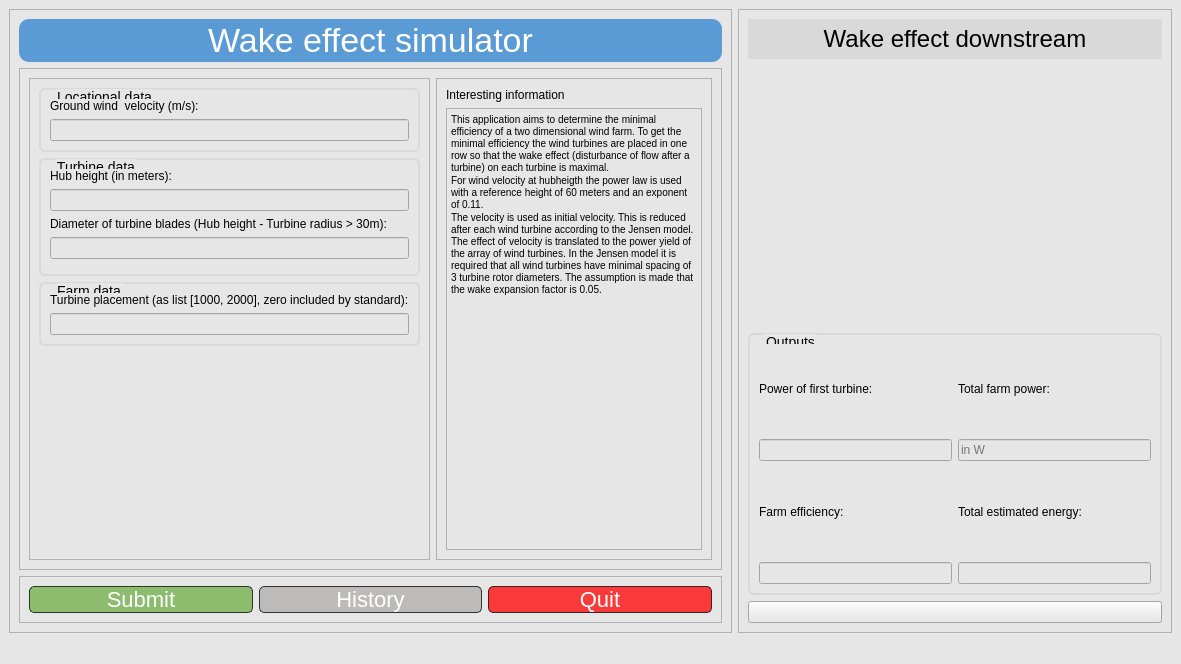
<?xml version="1.0" encoding="UTF-8"?>
<ui version="4.0">
 <class>MainWindow</class>
 <widget class="QMainWindow" name="MainWindow">
  <property name="geometry">
   <rect>
    <x>0</x>
    <y>0</y>
    <width>1181</width>
    <height>664</height>
   </rect>
  </property>
  <property name="windowTitle">
   <string>MainWindow</string>
  </property>
  <property name="styleSheet">
   <string notr="true">background-color: rgb(231, 230, 230);
border-color: rgb(0, 0, 0);</string>
  </property>
  <widget class="QWidget" name="centralwidget">
   <layout class="QHBoxLayout" name="horizontalLayout">
    <item>
     <widget class="QFrame" name="frame">
      <property name="styleSheet">
       <string notr="true">width: 50%;</string>
      </property>
      <property name="frameShape">
       <enum>QFrame::StyledPanel</enum>
      </property>
      <property name="frameShadow">
       <enum>QFrame::Raised</enum>
      </property>
      <layout class="QVBoxLayout" name="verticalLayout">
       <item>
        <widget class="QLabel" name="label">
         <property name="enabled">
          <bool>true</bool>
         </property>
         <property name="maximumSize">
          <size>
           <width>16777215</width>
           <height>60</height>
          </size>
         </property>
         <property name="font">
          <font>
           <family>Leelawadee UI</family>
           <pointsize>-1</pointsize>
           <weight>50</weight>
           <italic>false</italic>
           <bold>false</bold>
          </font>
         </property>
         <property name="cursor">
          <cursorShape>ArrowCursor</cursorShape>
         </property>
         <property name="styleSheet">
          <string notr="true">background-color: rgb(91, 155, 213);
color: rgb(255, 255, 255);
border-radius: 10px;
font: 34px;
padding: 2px;

</string>
         </property>
         <property name="text">
          <string>Wake effect simulator</string>
         </property>
         <property name="alignment">
          <set>Qt::AlignCenter</set>
         </property>
        </widget>
       </item>
       <item>
        <widget class="QFrame" name="frame_4">
         <property name="frameShape">
          <enum>QFrame::StyledPanel</enum>
         </property>
         <property name="frameShadow">
          <enum>QFrame::Raised</enum>
         </property>
         <layout class="QHBoxLayout" name="horizontalLayout_3">
          <item>
           <widget class="QFrame" name="frame_6">
            <property name="minimumSize">
             <size>
              <width>0</width>
              <height>0</height>
             </size>
            </property>
            <property name="maximumSize">
             <size>
              <width>16777215</width>
              <height>16777215</height>
             </size>
            </property>
            <property name="frameShape">
             <enum>QFrame::StyledPanel</enum>
            </property>
            <property name="frameShadow">
             <enum>QFrame::Raised</enum>
            </property>
            <layout class="QVBoxLayout" name="verticalLayout_2">
             <item>
              <widget class="QGroupBox" name="groupBox">
               <property name="styleSheet">
                <string notr="true">QGroupBox {
	border: 2px solid  rgb(217, 217, 217);
	border-radius: 6px;
	background: rgba(0, 0, 0, 0);
	margin: 0.5em;
	font: 14px Leelawadee UI;
}

QGroupBox::title {
	subcontrol-origin: margin;
	top: 1px;
    left: 16px;
	color: rgb(0, 0, 0);
}</string>
               </property>
               <property name="title">
                <string>Locational data</string>
               </property>
               <layout class="QVBoxLayout" name="verticalLayout_5">
                <item>
                 <widget class="QLabel" name="label_2">
                  <property name="maximumSize">
                   <size>
                    <width>16777215</width>
                    <height>20</height>
                   </size>
                  </property>
                  <property name="styleSheet">
                   <string notr="true">font: 12px Leelawadee UI;</string>
                  </property>
                  <property name="text">
                   <string>Ground wind  velocity (m/s):</string>
                  </property>
                 </widget>
                </item>
                <item>
                 <widget class="QLineEdit" name="wind_velocity"/>
                </item>
               </layout>
              </widget>
             </item>
             <item>
              <widget class="QGroupBox" name="groupBox_2">
               <property name="styleSheet">
                <string notr="true">QGroupBox {
	border: 2px solid  rgb(217, 217, 217);
	border-radius: 6px;
	background: rgba(0, 0, 0, 0);
	margin: 0.5em;
	font: 14px Leelawadee UI;
}

QGroupBox::title {
	subcontrol-origin: margin;
	top: 1px;
    left: 16px;
	color: rgb(0, 0, 0);
}</string>
               </property>
               <property name="title">
                <string>Turbine data</string>
               </property>
               <layout class="QVBoxLayout" name="verticalLayout_6">
                <item>
                 <widget class="QLabel" name="label_4">
                  <property name="styleSheet">
                   <string notr="true">font: 12px Leelawadee UI;
</string>
                  </property>
                  <property name="text">
                   <string>Hub height (in meters):</string>
                  </property>
                 </widget>
                </item>
                <item>
                 <widget class="QLineEdit" name="hub_height"/>
                </item>
                <item>
                 <widget class="QLabel" name="label_6">
                  <property name="styleSheet">
                   <string notr="true">font: 12px Leelawadee UI;</string>
                  </property>
                  <property name="text">
                   <string>Diameter of turbine blades (Hub height - Turbine radius &gt; 30m):</string>
                  </property>
                 </widget>
                </item>
                <item>
                 <widget class="QLineEdit" name="diameter">
                  <property name="enabled">
                   <bool>true</bool>
                  </property>
                 </widget>
                </item>
                <item>
                 <widget class="QSlider" name="horizontalSlider">
                  <property name="orientation">
                   <enum>Qt::Horizontal</enum>
                  </property>
                 </widget>
                </item>
               </layout>
              </widget>
             </item>
             <item>
              <widget class="QGroupBox" name="groupBox_3">
               <property name="styleSheet">
                <string notr="true">QGroupBox {
	border: 2px solid  rgb(217, 217, 217);
	border-radius: 6px;
	background: rgba(0, 0, 0, 0);
	margin: 0.5em;
	font: 14px Leelawadee UI;
}

QGroupBox::title {
	subcontrol-origin: margin;
	top: 1px;
    left: 16px;
	color: rgb(0, 0, 0);
}</string>
               </property>
               <property name="title">
                <string>Farm data</string>
               </property>
               <layout class="QVBoxLayout" name="verticalLayout_7">
                <item>
                 <widget class="QLabel" name="label_8">
                  <property name="styleSheet">
                   <string notr="true">font: 12px Leelawadee UI;</string>
                  </property>
                  <property name="text">
                   <string>Turbine placement (as list [1000, 2000], zero included by standard):</string>
                  </property>
                 </widget>
                </item>
                <item>
                 <widget class="QLineEdit" name="turbine_placement"/>
                </item>
               </layout>
              </widget>
             </item>
             <item>
              <spacer name="verticalSpacer">
               <property name="orientation">
                <enum>Qt::Vertical</enum>
               </property>
               <property name="sizeHint" stdset="0">
                <size>
                 <width>20</width>
                 <height>40</height>
                </size>
               </property>
              </spacer>
             </item>
            </layout>
           </widget>
          </item>
          <item>
           <widget class="QFrame" name="frame_7">
            <property name="frameShape">
             <enum>QFrame::StyledPanel</enum>
            </property>
            <property name="frameShadow">
             <enum>QFrame::Raised</enum>
            </property>
            <layout class="QVBoxLayout" name="verticalLayout_4">
             <item>
              <widget class="QLabel" name="label_3">
               <property name="styleSheet">
                <string notr="true">font: 12px Leelawadee UI;</string>
               </property>
               <property name="text">
                <string>Interesting information</string>
               </property>
              </widget>
             </item>
             <item>
              <widget class="QTextBrowser" name="textBrowser">
               <property name="html">
                <string>&lt;!DOCTYPE HTML PUBLIC &quot;-//W3C//DTD HTML 4.0//EN&quot; &quot;http://www.w3.org/TR/REC-html40/strict.dtd&quot;&gt;
&lt;html&gt;&lt;head&gt;&lt;meta name=&quot;qrichtext&quot; content=&quot;1&quot; /&gt;&lt;style type=&quot;text/css&quot;&gt;
p, li { white-space: pre-wrap; }
&lt;/style&gt;&lt;/head&gt;&lt;body style=&quot; font-family:'MS Shell Dlg 2'; font-size:7.8pt; font-weight:400; font-style:normal;&quot;&gt;
&lt;p style=&quot; margin-top:0px; margin-bottom:0px; margin-left:0px; margin-right:0px; -qt-block-indent:0; text-indent:0px;&quot;&gt;This application aims to determine the minimal efficiency of a two dimensional wind farm. To get the minimal efficiency the wind turbines are placed in one row so that the wake effect (disturbance of flow after a turbine) on each turbine is maximal. &lt;/p&gt;
&lt;p style=&quot; margin-top:0px; margin-bottom:0px; margin-left:0px; margin-right:0px; -qt-block-indent:0; text-indent:0px;&quot;&gt;For wind velocity at hubheigth the power law is used with a reference height of 60 meters and an exponent of 0.11. &lt;/p&gt;
&lt;p style=&quot; margin-top:0px; margin-bottom:0px; margin-left:0px; margin-right:0px; -qt-block-indent:0; text-indent:0px;&quot;&gt;The velocity is used as initial velocity. This is reduced after each wind turbine according to the Jensen model. The effect of velocity is translated to the power yield of the array of wind turbines. In the Jensen model it is required that all wind turbines have minimal spacing of 3 turbine rotor diameters. The assumption is made that the wake expansion factor is 0.05.&lt;/p&gt;&lt;/body&gt;&lt;/html&gt;</string>
               </property>
              </widget>
             </item>
            </layout>
           </widget>
          </item>
         </layout>
        </widget>
       </item>
       <item>
        <widget class="QFrame" name="frame_3">
         <property name="maximumSize">
          <size>
           <width>16777215</width>
           <height>60</height>
          </size>
         </property>
         <property name="frameShape">
          <enum>QFrame::StyledPanel</enum>
         </property>
         <property name="frameShadow">
          <enum>QFrame::Raised</enum>
         </property>
         <layout class="QHBoxLayout" name="horizontalLayout_2">
          <item>
           <widget class="QPushButton" name="pushButton">
            <property name="font">
             <font>
              <family>Leelawadee UI</family>
              <pointsize>-1</pointsize>
              <weight>50</weight>
              <italic>false</italic>
              <bold>false</bold>
             </font>
            </property>
            <property name="cursor">
             <cursorShape>PointingHandCursor</cursorShape>
            </property>
            <property name="styleSheet">
             <string notr="true">QPushButton{
font: 22px;
border-radius: 5px;
background-color: rgb(112, 173, 71, 0.75);
color: rgba(255, 255, 255);
border-style: outset;
border-color: rgba(0, 0, 0, 0.75);
border-width: 1px;
}
QPushButton:pressed {
border-style: inset;
background-color: rgba(112, 173, 71,1);
}
QPushButton:hover {
border-style: inset;
background-color:  rgba(112, 173, 71, 0.5);
}</string>
            </property>
            <property name="text">
             <string>Submit</string>
            </property>
           </widget>
          </item>
          <item>
           <widget class="QPushButton" name="pushButton_2">
            <property name="font">
             <font>
              <family>Leelawadee UI</family>
              <pointsize>-1</pointsize>
              <weight>50</weight>
              <italic>false</italic>
              <bold>false</bold>
             </font>
            </property>
            <property name="cursor">
             <cursorShape>PointingHandCursor</cursorShape>
            </property>
            <property name="styleSheet">
             <string notr="true">QPushButton{
font: 22px;
border-radius: 5px;
background-color: rgba(175, 171, 171, 0.75);
color: rgb(255, 255, 255);
border-style: outset;
border-color: rgba(0, 0, 0, 0.75);
border-width: 1px;
}
QPushButton:pressed {
border-style: inset;
background-color:  rgba(175, 171, 171, 1);
}
QPushButton:hover {
border-style: inset;
background-color:  rgba(175, 171, 171, 0.5);
}</string>
            </property>
            <property name="text">
             <string>History</string>
            </property>
           </widget>
          </item>
          <item>
           <widget class="QPushButton" name="pushButton_3">
            <property name="font">
             <font>
              <family>Leelawadee UI</family>
              <pointsize>-1</pointsize>
              <weight>50</weight>
              <italic>false</italic>
              <bold>false</bold>
             </font>
            </property>
            <property name="cursor">
             <cursorShape>PointingHandCursor</cursorShape>
            </property>
            <property name="styleSheet">
             <string notr="true">QPushButton{
font: 22px;
border-radius: 5px;
background-color: rgba(255, 0, 0, 0.75);
color: rgb(255, 255, 255);
border-style: outset;
border-color: rgba(0, 0, 0, 0.75);
border-width: 1px;
}
QPushButton:pressed {
border-style: inset;
background-color:  rgba(255, 0, 0, 0.1);
}
QPushButton:hover {
border-style: inset;
background-color:  rgba(255, 0, 0, 0.5);
}</string>
            </property>
            <property name="text">
             <string>Quit</string>
            </property>
           </widget>
          </item>
         </layout>
        </widget>
       </item>
      </layout>
     </widget>
    </item>
    <item>
     <widget class="QFrame" name="frame_2">
      <property name="minimumSize">
       <size>
        <width>0</width>
        <height>0</height>
       </size>
      </property>
      <property name="styleSheet">
       <string notr="true">width: 50%;</string>
      </property>
      <property name="frameShape">
       <enum>QFrame::StyledPanel</enum>
      </property>
      <property name="frameShadow">
       <enum>QFrame::Raised</enum>
      </property>
      <layout class="QVBoxLayout" name="verticalLayout_3">
       <item>
        <widget class="QLabel" name="label_5">
         <property name="maximumSize">
          <size>
           <width>16777215</width>
           <height>40</height>
          </size>
         </property>
         <property name="font">
          <font>
           <family>Leelawadee UI</family>
           <pointsize>-1</pointsize>
           <weight>50</weight>
           <italic>false</italic>
           <bold>false</bold>
          </font>
         </property>
         <property name="styleSheet">
          <string notr="true">color: rgb(0, 0, 0);
background-color: rgb(217, 217, 217);
font: 24px;
padding: 2px;</string>
         </property>
         <property name="text">
          <string>Wake effect downstream</string>
         </property>
         <property name="alignment">
          <set>Qt::AlignCenter</set>
         </property>
        </widget>
       </item>
       <item>
        <widget class="QWidget" name="widget" native="true"/>
       </item>
       <item>
        <widget class="QGroupBox" name="groupBox_4">
         <property name="styleSheet">
          <string notr="true">QGroupBox {
	border: 2px solid  rgb(217, 217, 217);
	border-radius: 6px;
	background: rgba(0, 0, 0, 0);
	margin: 0.5em;
	font: 14px Leelawadee UI;
}

QGroupBox::title {
	subcontrol-origin: margin;
	top: 1px;
    left: 16px;
	color: rgb(0, 0, 0);
}</string>
         </property>
         <property name="title">
          <string>Outputs</string>
         </property>
         <layout class="QGridLayout" name="gridLayout">
          <item row="2" column="0">
           <widget class="QLineEdit" name="lineEdit">
            <property name="acceptDrops">
             <bool>true</bool>
            </property>
            <property name="readOnly">
             <bool>true</bool>
            </property>
           </widget>
          </item>
          <item row="3" column="0">
           <widget class="QLabel" name="label_11">
            <property name="styleSheet">
             <string notr="true">font: 12px Leelawadee UI;</string>
            </property>
            <property name="text">
             <string>Farm efficiency:</string>
            </property>
           </widget>
          </item>
          <item row="2" column="1">
           <widget class="QLineEdit" name="lineEdit_2">
            <property name="readOnly">
             <bool>true</bool>
            </property>
            <property name="placeholderText">
             <string>in W</string>
            </property>
           </widget>
          </item>
          <item row="0" column="0">
           <widget class="QLabel" name="label_9">
            <property name="styleSheet">
             <string notr="true">font: 12px Leelawadee UI;</string>
            </property>
            <property name="text">
             <string>Power of first turbine:</string>
            </property>
           </widget>
          </item>
          <item row="0" column="1">
           <widget class="QLabel" name="label_10">
            <property name="styleSheet">
             <string notr="true">font: 12px Leelawadee UI;</string>
            </property>
            <property name="text">
             <string>Total farm power:</string>
            </property>
           </widget>
          </item>
          <item row="3" column="1">
           <widget class="QLabel" name="label_12">
            <property name="styleSheet">
             <string notr="true">font: 12px Leelawadee UI;</string>
            </property>
            <property name="text">
             <string>Total estimated energy:</string>
            </property>
           </widget>
          </item>
          <item row="4" column="1">
           <widget class="QLineEdit" name="lineEdit_4">
            <property name="readOnly">
             <bool>true</bool>
            </property>
           </widget>
          </item>
          <item row="4" column="0">
           <widget class="QLineEdit" name="lineEdit_3">
            <property name="readOnly">
             <bool>true</bool>
            </property>
           </widget>
          </item>
         </layout>
        </widget>
       </item>
       <item>
        <widget class="QPushButton" name="pushButton_4">
         <property name="cursor">
          <cursorShape>PointingHandCursor</cursorShape>
         </property>
         <property name="layoutDirection">
          <enum>Qt::RightToLeft</enum>
         </property>
         <property name="styleSheet">
          <string notr="true">qproperty-icon:url(:/GitHub/images/github_PNG15.png);
color: rgb(0, 255, 127);</string>
         </property>
         <property name="text">
          <string/>
         </property>
         <property name="iconSize">
          <size>
           <width>100</width>
           <height>30</height>
          </size>
         </property>
         <property name="default">
          <bool>false</bool>
         </property>
        </widget>
       </item>
      </layout>
     </widget>
    </item>
   </layout>
  </widget>
  <widget class="QMenuBar" name="menubar">
   <property name="geometry">
    <rect>
     <x>0</x>
     <y>0</y>
     <width>1181</width>
     <height>26</height>
    </rect>
   </property>
  </widget>
  <widget class="QStatusBar" name="statusbar"/>
 </widget>
 <resources>
  <include location="../resources.qrc"/>
 </resources>
 <connections/>
</ui>
